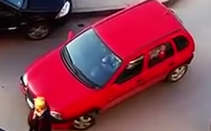
#> input picture resources/image_samples/red_car.png, 211 x 131 px, found by its file name
$ python SIFT_tracker.py   (Python 2 division)   (older library calls are emulated)
#> lines starting #> are read from the running program, lines starting #| are printed output that depends on the picture; pictures that were not available may be replaced by others from this repository, and a replacement may not be noted
### src/computer_vision_engine/pallete/feature_extractor/SIFT_extractor.py
#import the necessary packages
import numpy as np
import cv2

class RootSIFT:
        def __init__(self):
                # initialize the SIFT feature extractor
                self.extractor = cv2.DescriptorExtractor_create("SIFT")

        def extract_features(self, image, kps, eps=1e-7):
                # compute SIFT descriptors
                (kps, descs) = self.extractor.compute(image, kps)

                # if there are no keypoints or descriptors, return an empty tuple
                if len(kps) == 0:
                        return ([], None)

                # apply the Hellinger kernel by first L1-normalizing and taking the
                # square-root
                descs /= (descs.sum(axis=1, keepdims=True) + eps)
                descs = np.sqrt(descs)
                #descs /= (np.linalg.norm(descs, axis=1, ord=2) + eps)

                # return a tuple of the keypoints and descriptors
                return (kps, descs)

### src/computer_vision_engine/pallete/motion_tracker/find_obj.py
# Note to reader: this is class is provided by opencv-2.4.3/samples/python2/find_obj.py
# forked on 160118 - 23:42

# adjustements will be made to repurpose
#
#   from
#        < frame : frame > comparisons
#   to
#        < video : frame > comparisons


#!/usr/bin/env python

'''
Feature-based image matching sample.

USAGE
  find_obj.py [--feature=<sift|surf|orb>[-flann]] [ <image1> <image2> ]

  --feature  - Feature to use. Can be sift, surf of orb. Append '-flann' to feature name
                to use Flann-based matcher instead bruteforce.

  Press left mouse button on a feature point to see its matching point.
'''

import numpy as np
import cv2
#from common import anorm, getsize
import common

FLANN_INDEX_KDTREE = 1  # bug: flann enums are missing
FLANN_INDEX_LSH    = 6


# [25 lines left out: function init_feature, not called in this run]


def filter_matches(kp1, kp2, matches, ratio = 0.75):
    mkp1, mkp2 = [], []
    for m in matches:
        if len(m) == 2 and m[0].distance < m[1].distance * ratio:
            m = m[0]
            mkp1.append( kp1[m.queryIdx] )
            mkp2.append( kp2[m.trainIdx] )
    p1 = np.float32([kp.pt for kp in mkp1])
    p2 = np.float32([kp.pt for kp in mkp2])
    kp_pairs = zip(mkp1, mkp2)
    return p1, p2, kp_pairs

def explore_match(win, img1, img2, kp_pairs, status = None, H = None):
    h1, w1 = img1.shape[:2]
    h2, w2 = img2.shape[:2]
    vis = np.zeros((max(h1, h2), w1+w2), np.uint8)
    # [10 lines of commented-out code are left out]

    cv2.imwrite("img2.png", img2)
    img2 = cv2.imread("img2.png", 0)
    vis[:h1, :w1] = img1
    vis[:h2, w1:w1+w2] = img2
    vis = cv2.cvtColor(vis, cv2.COLOR_GRAY2BGR)

    if H is not None:
        corners = np.float32([[0, 0], [w1, 0], [w1, h1], [0, h1]])
        corners = np.int32( cv2.perspectiveTransform(corners.reshape(1, -1, 2), H).reshape(-1, 2) + (w1, 0) )
        cv2.polylines(vis, [corners], True, (255, 255, 255))

    if status is None:
        status = np.ones(len(kp_pairs), np.bool_)
    p1 = np.int32([kpp[0].pt for kpp in kp_pairs])
    p2 = np.int32([kpp[1].pt for kpp in kp_pairs]) + (w1, 0)

    green = (0, 255, 0)
    red = (0, 0, 255)
    white = (255, 255, 255)
    kp_color = (51, 103, 236)
    for (x1, y1), (x2, y2), inlier in zip(p1, p2, status):
        if inlier:
            col = green
            cv2.circle(vis, (x1, y1), 2, col, -1)
            cv2.circle(vis, (x2, y2), 2, col, -1)
        else:
            col = red
            r = 2
            thickness = 3
            cv2.line(vis, (x1-r, y1-r), (x1+r, y1+r), col, thickness)
            cv2.line(vis, (x1-r, y1+r), (x1+r, y1-r), col, thickness)
            cv2.line(vis, (x2-r, y2-r), (x2+r, y2+r), col, thickness)
            cv2.line(vis, (x2-r, y2+r), (x2+r, y2-r), col, thickness)
    vis0 = vis.copy()
    for (x1, y1), (x2, y2), inlier in zip(p1, p2, status):
        if inlier:
            cv2.line(vis, (x1, y1), (x2, y2), green)

    cv2.imshow(win, vis)
    # [19 lines left out: function onmouse, not called in this run]
    cv2.setMouseCallback(win, onmouse)
    return vis


# [59 lines that do not run on import are left out]

### src/computer_vision_engine/pallete/motion_tracker/SIFT_tracker.py
#import the necessary packages
from feature_extractor.SIFT_extractor import RootSIFT
from motion_tracker.find_obj import filter_matches,explore_match
import cv2
import numpy as np
import sys


class SIFT_Tracker:

    def __init__(self, num_clusters=1):
        self.num_clusters = num_clusters

    def track_object(self, camera='0', object_src=None, min_radius=10):
#> called with min_radius = 10
        camera = cv2.VideoCapture(camera)
        fps = camera.get(cv2.cv.CV_CAP_PROP_FPS)

        object = cv2.imread(object_src)
#> object is the input picture: shape (131, 211, 3); mean B, G, R 79.5, 63.7, 136.8

        while True:
            (grabbed, frame) = camera.read()
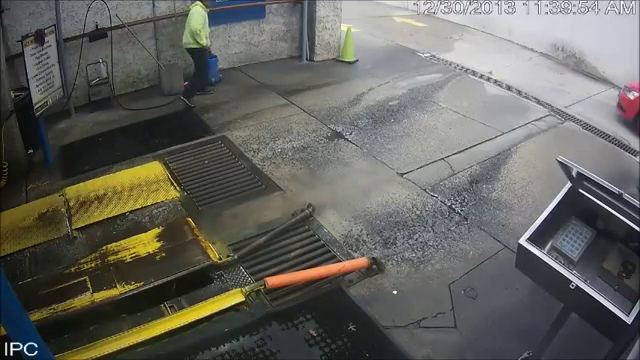
#> input picture frame 48 of resources/video_samples/Car Wash Surveillance Video (Sample)-llk_jzFaws4.mp4, 640 x 360 px, given in place of sample3.mp4, which was not available
#> frame is the input picture: shape (360, 640, 3); mean B, G, R 94.8, 100.5, 100.7

            if not grabbed:
                print "error reading frame."
                return

            (gray_frame, frame) = self.prepare_frame(frame)
#> in prepare_frame, `frame = cv2.flip(frame, 1)`:
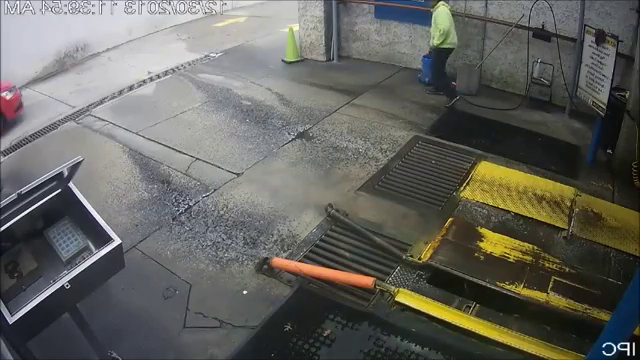
#> frame: shape (360, 640, 3); mean of channels 0, 1, 2 94.8, 100.5, 100.7; drawn as B, G, R
#> in prepare_frame, `gray = cv2.cvtColor(frame, cv2.COLOR_BGR2GRAY)`:
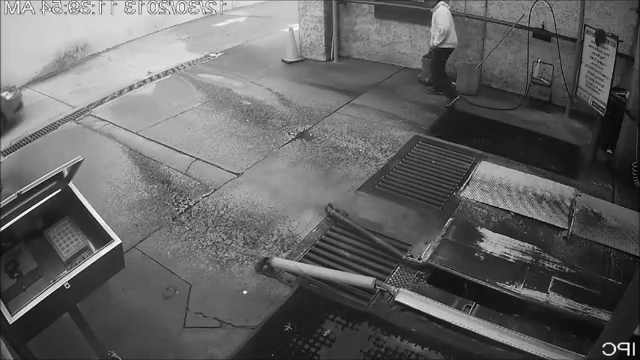
#> gray: shape (360, 640); min 0, max 255, mean 99.9
            (gray_object, object) = self.prepare_frame(object)
#> in prepare_frame (call 2), `frame = cv2.flip(frame, 1)`:
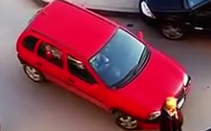
#> frame: shape (131, 211, 3); mean of channels 0, 1, 2 79.5, 63.7, 136.8; drawn as B, G, R
#> in prepare_frame (call 2), `gray = cv2.cvtColor(frame, cv2.COLOR_BGR2GRAY)`:
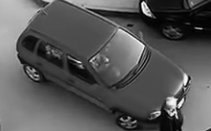
#> gray: shape (131, 211); min 0, max 251, mean 87.4

            # SIFT extractor
            extractor = RootSIFT()
            detector = cv2.FeatureDetector_create("SIFT")
            kps = detector.detect(gray_frame)
#> kps = 931 keypoints; strongest (x, y, size): (628, 344, 2), (604, 352, 2.1), (604, 345, 2.1), (625, 346, 2.5)
            (kps, descs) = extractor.extract_features(gray_frame, kps)

            kps2 = detector.detect(gray_object)
#> kps2 = 106 keypoints; strongest (x, y, size): (143, 3, 2.6), (177, 117, 1.8), (172, 102, 6.1), (172, 114, 2.2)
            (kps2, descs2) = extractor.extract_features(gray_object, kps2)
#> in extract_features (call 2), `(kps, descs) = self.extractor.compute(image, kps)`: kps has the same summary as kps2 in track_object
            # draw features to frame
            sift_image = cv2.drawKeypoints(frame, kps)
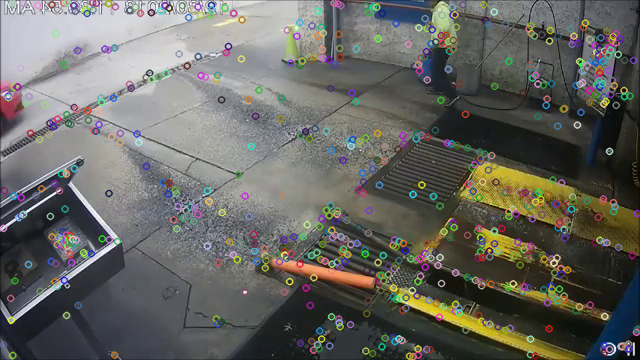
#> sift_image: shape (360, 640, 3); mean of channels 0, 1, 2 97.5, 102.4, 102.7; drawn as B, G, R

            # FLANN
            FLANN_INDEX_KDTREE = 0
            index_params = dict(algorithm = FLANN_INDEX_KDTREE, trees = 5)
            search_params = dict(checks = 50)

            flann = cv2.FlannBasedMatcher(index_params, search_params)
            matches = flann.knnMatch(descs, descs2, k=2)
#> matches = 931 matches

            # Brute Force
            brute_force = cv2.BFMatcher()
            matches_bf = brute_force.knnMatch(descs, descs2, k=2)
#> matches_bf = 931 matches
            p1, p2, kp_pairs = filter_matches(kps, kps2, matches_bf)
#> after the loop in filter_matches, `for m in matches:`: mkp1 = 6 keypoints; (x, y, size): (245, 292, 2.2), (495, 182, 35.9), (579, 306, 5.7), (494, 86, 2.3), (248, 99, 3.1), (94, 130, 1.9); mkp2 = 6 keypoints; (x, y, size): (175, 112, 2.1), (34, 70, 2.1), (113, 23, 1.9), (188, 23, 1.8), (171, 38, 5.1), (109, 87, 2.8)
#> in filter_matches, `p1 = np.float32([kp.pt for kp in mkp1])`: p1 = [[93.64, 130.4], [244.7, 292], [248.1, 99.16], [494.2, 85.94], [495.5, 181.7], [579, 306.3]]
#> in filter_matches, `p2 = np.float32([kp.pt for kp in mkp2])`: p2 = [[109.4, 87.17], [187.9, 23.27], [171, 37.58], [33.64, 70.24], [175.2, 111.9], [113.5, 22.84]]
#> in filter_matches, `kp_pairs = zip(mkp1, mkp2)`: kp_pairs = 6 items
#> kp_pairs = 6 items
            explore_match('result', frame, object, kp_pairs)
            mathces_bf = sorted(matches_bf, key=lambda val: val.distance)


            # draw only good matches
            matchesMask = [[0,0] for i in xrange(len(matches))]

            # ratio test
            for i, (m, n) in enumerate(matches):
                if m.distance < 0.7*n.distance:
                    matchesMask[i] = [1,0]

            draw_params = dict(matchColor = (0, 255, 0), singlePointColor = (255, 0, 0), matchesMask = matchesMask, flags = 0)

            #result = drawMatches(frame, kps, object, kps2, matches), result, **draw_params)

            #cv2.imshow("result", result)
            #cv2.imshow("SIFT", sift_image)

            if cv2.waitKey(int(1)) & 0xFF == ord('q'):
                break

        camera.release()
        cv2.destroyAllWindows()

    def prepare_frame(self, frame):
        frame = cv2.flip(frame, 1)
        gray = cv2.cvtColor(frame, cv2.COLOR_BGR2GRAY)

        return (gray, frame)

# [71 lines left out: function drawMatches, not called in this run]

if __name__ == '__main__':
    tracker = SIFT_Tracker()
#> (the run stopped early here; a loop or call above may not have finished)
